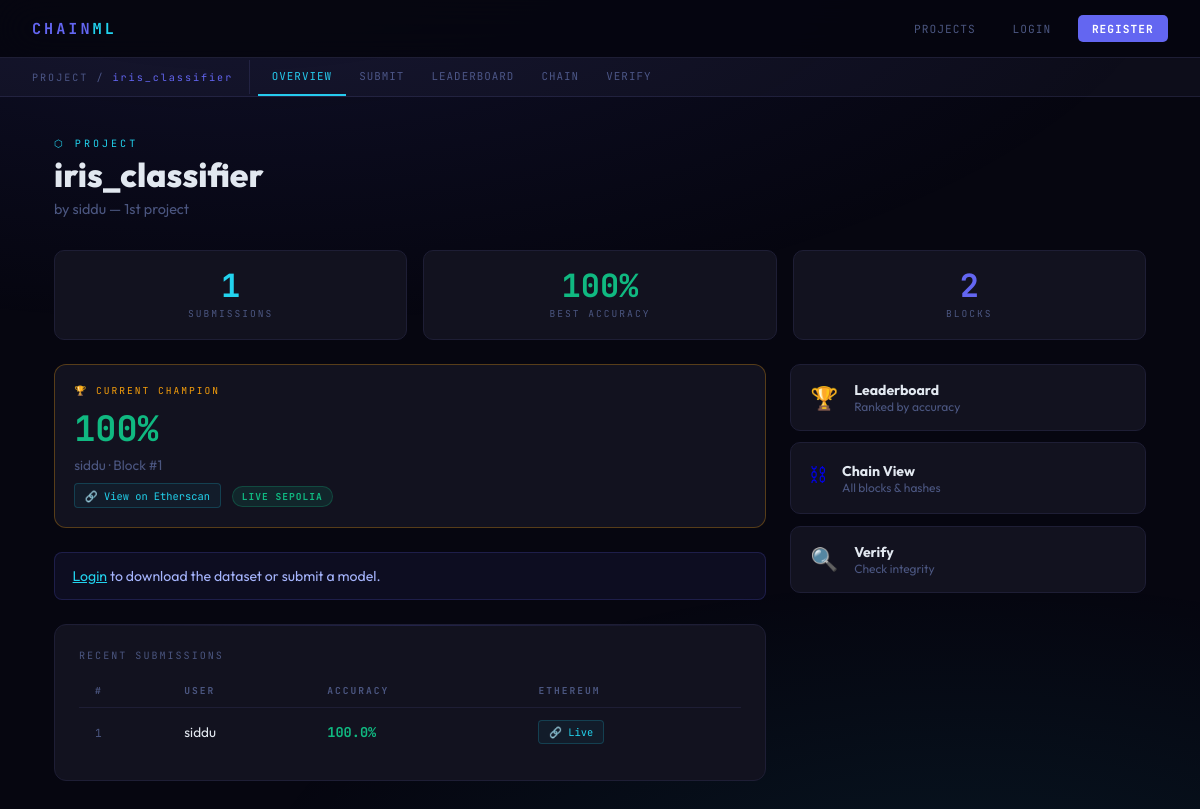
The app's page /project/1 with its own data.
### tables this page shows
CREATE TABLE projects (
        id INTEGER PRIMARY KEY AUTOINCREMENT,
        owner_id INTEGER NOT NULL,
        name TEXT NOT NULL UNIQUE,
        description TEXT DEFAULT '',
        dataset_path TEXT NOT NULL,
        dataset_name TEXT NOT NULL,
        created_at REAL NOT NULL,
        FOREIGN KEY(owner_id) REFERENCES users(id));

CREATE TABLE users (
        id INTEGER PRIMARY KEY AUTOINCREMENT,
        username TEXT NOT NULL UNIQUE,
        email TEXT NOT NULL UNIQUE,
        password_hash TEXT NOT NULL,
        created_at REAL NOT NULL);

CREATE TABLE submissions (
        id INTEGER PRIMARY KEY AUTOINCREMENT,
        project_id INTEGER NOT NULL,
        user_id INTEGER NOT NULL,
        model_filename TEXT NOT NULL,
        model_path TEXT NOT NULL,
        model_hash TEXT NOT NULL,
        verified_accuracy REAL NOT NULL,
        combined_hash TEXT NOT NULL,
        eth_tx_hash TEXT NOT NULL,
        eth_tx_url TEXT NOT NULL,
        eth_mode TEXT NOT NULL DEFAULT 'mock',
        block_index INTEGER NOT NULL,
        previous_hash TEXT NOT NULL,
        submitted_at REAL NOT NULL,
        FOREIGN KEY(project_id) REFERENCES projects(id),
        FOREIGN KEY(user_id) REFERENCES users(id));

### app.py (the view)
@app.route("/project/<int:pid>")
def project_detail(pid):
    project = get_project(pid)
    if not project: return render_template("404.html"), 404
    submissions = get_project_submissions(pid)
    best = submissions[0] if submissions else None
    is_owner = g.user and g.user["id"] == project["owner_id"]
    return render_template("project_detail.html",
                           project=project, submissions=submissions,
                           best=best, is_owner=is_owner)

### app.py (called while the page is built)
@app.before_request
def load_user():
    uid = session.get("user_id")
    g.user = get_user_by_id(uid) if uid else None

@app.context_processor
def inject_user():
    return {"current_user": g.user}

### database.py (called while the page is built)
def get_conn():
    conn = sqlite3.connect(DB_PATH)
    conn.row_factory = sqlite3.Row
    conn.execute("PRAGMA foreign_keys = ON")
    return conn

def get_project(pid):
    conn = get_conn()
    row = conn.execute("""SELECT p.*, u.username AS owner_name
        FROM projects p JOIN users u ON p.owner_id=u.id WHERE p.id=?""", (pid,)).fetchone()
    conn.close(); return dict(row) if row else None

def get_project_submissions(pid):
    conn = get_conn()
    rows = conn.execute("""SELECT s.*, u.username FROM submissions s
        JOIN users u ON s.user_id=u.id WHERE s.project_id=?
        ORDER BY s.verified_accuracy DESC, s.submitted_at ASC""", (pid,)).fetchall()
    conn.close(); return [dict(r) for r in rows]

### templates/project_detail.html (shortened to what this page needs)
{% extends "base.html" %}
{% block subnav %}
<div class="subnav">
  <div class="subnav-label">PROJECT / <span>{{ project.name }}</span></div>
  <a href="/project/{{ project.id }}" class="active">Overview</a>
  <a href="/project/{{ project.id }}/submit">Submit</a>
  <a href="/project/{{ project.id }}/leaderboard">Leaderboard</a>
  <a href="/project/{{ project.id }}/chain">Chain</a>
  <a href="/project/{{ project.id }}/verify">Verify</a>
</div>
{% endblock %}
{% block content %}
<div class="ph">
  <div class="ph-eye">⬡ Project</div>
  <h1>{{ project.name }}</h1>
  <p>by {{ project.owner_name }}{% if project.description %} — {{ project.description }}{% endif %}</p>
</div>
<div class="stats-row">
  <div class="stat-card"><span class="snum">{{ submissions|length }}</span><span class="slbl">Submissions</span></div>
  <div class="stat-card"><span class="snum" style="color:var(--green)">{% if best %}{{ "%.0f"|format(best.verified_accuracy*100) }}%{% else %}—{% endif %}</span><span class="slbl">Best Accuracy</span></div>
  <div class="stat-card"><span class="snum" style="color:var(--accent)">{{ submissions|length + 1 }}</span><span class="slbl">Blocks</span></div>
</div>
<div class="overview-grid">
  <div>
    {% if best %}
    <div class="best-box">
      <div class="best-lbl">🏆 Current Champion</div>
      <div class="best-acc">{{ "%.0f"|format(best.verified_accuracy*100) }}%</div>
      <div class="best-info">{{ best.username }} · Block #{{ best.block_index }}</div>
      <div style="margin-top:.6rem;">
        <a href="{{ best.eth_tx_url }}" target="_blank" class="eth-link">
          {% if best.eth_mode == 'real' %}🔗 View on Etherscan{% else %}🔗 Etherscan (mock demo){% endif %}
        </a>
        {% if best.eth_mode == 'mock' %}
        <span class="badge badge-mock" style="margin-left:.5rem;">Mock Mode</span>
        {% else %}
        <span class="badge badge-green" style="margin-left:.5rem;">Live Sepolia</span>
        {% endif %}
      </div>
    </div>
    {% endif %}
    {% if current_user %}
    <div style="display:flex;gap:.8rem;flex-wrap:wrap;margin-bottom:1.5rem;">
      <a href="/project/{{ project.id }}/download" class="btn btn-cyan">⬇ Download Dataset</a>
      <a href="/project/{{ project.id }}/submit" class="btn btn-primary">⬆ Submit Model</a>
      {% if current_user.id == project.owner_id %}
      <form method="POST" action="/project/{{ project.id }}/delete" style="display:inline;"
        onsubmit="return confirm('Delete this project? This cannot be undone.')">
        <button type="submit" class="btn btn-red btn-sm">🗑 Delete Project</button>
      </form>
      {% endif %}
    </div>
    {% else %}
    <div class="alert alert-info" style="margin-bottom:1.5rem;">
      <a href="/login" style="color:var(--accent2);">Login</a> to download the dataset or submit a model.
    </div>
    {% endif %}
    {% if submissions %}
    <div class="card">
      <div style="font-family:var(--mono);font-size:.63rem;letter-spacing:2px;text-transform:uppercase;color:var(--muted);margin-bottom:.8rem;">Recent Submissions</div>
      <table class="tbl">
        <thead><tr><th>#</th><th>User</th><th>Accuracy</th><th>Ethereum</th></tr></thead>
        <tbody>
        {% for s in submissions[:5] %}
        <tr>
          <td><span style="font-family:var(--mono);font-size:.7rem;color:var(--muted)">{{ s.block_index }}</span></td>
          <td>{{ s.username }}</td>
          <td><span style="font-family:var(--mono);color:var(--green);font-weight:700;">{{ "%.1f"|format(s.verified_accuracy*100) }}%</span></td>
          <td><a href="{{ s.eth_tx_url }}" target="_blank" class="eth-link">{% if s.eth_mode=='real' %}🔗 Live{% else %}🔗 Mock{% endif %}</a></td>
        </tr>
        {% endfor %}
        </tbody>
      </table>
    </div>
    {% endif %}
  </div>
  <div class="actions">
    <a href="/project/{{ project.id }}/leaderboard" class="action-card">
      <span class="aico">🏆</span><div class="atxt"><h4>Leaderboard</h4><p>Ranked by accuracy</p></div>
    </a>
    <a href="/project/{{ project.id }}/chain" class="action-card">
      <span class="aico">⛓</span><div class="atxt"><h4>Chain View</h4><p>All blocks & hashes</p></div>
    </a>
    <a href="/project/{{ project.id }}/verify" class="action-card">
      <span class="aico">🔍</span><div class="atxt"><h4>Verify</h4><p>Check integrity</p></div>
    </a>
  </div>
</div>
{% endblock %}

### templates/base.html (style rules this page uses)
:root { --bg:#060610;--surface:#0d0d1a;--card:#12121f;--border:#1e1e35; --accent:#6366f1;--accent2:#22d3ee;--green:#10b981;--red:#f43f5e;--gold:#f59e0b; --text:#e2e8f0;--muted:#4b5680;--mono:'JetBrains Mono',monospace;--sans:'Outfit',sans-serif; }
* { margin:0;padding:0;box-sizing:border-box; }
body { background:var(--bg);color:var(--text);font-family:var(--sans);min-height:100vh; }
body::before { content:'';position:fixed;inset:0; background:radial-gradient(ellipse 80% 50% at 20% -10%,rgba(99,102,241,.12),transparent), radial-gradient(ellipse 60% 40% at 80% 110%,rgba(34,211,238,.08),transparent); pointer-events:none;z-index:0; }
.subnav { background:var(--surface);border-bottom:1px solid var(--border); display:flex;align-items:center;padding:0 2rem;overflow-x:auto; }
.subnav-label { font-family:var(--mono);font-size:.63rem;color:var(--muted);letter-spacing:2px; padding:.65rem 1rem .65rem 0;border-right:1px solid var(--border);margin-right:.5rem;white-space:nowrap; }
.subnav-label span { color:var(--accent); }
.subnav a { font-family:var(--mono);font-size:.68rem;color:var(--muted);text-decoration:none; padding:.7rem .85rem;border-bottom:2px solid transparent;letter-spacing:1px;text-transform:uppercase; transition:all .15s;white-space:nowrap; }
.subnav a.active { color:var(--accent2);border-bottom-color:var(--accent2); }
.ph { margin-bottom:2rem; }
.ph-eye { font-family:var(--mono);font-size:.63rem;letter-spacing:3px;text-transform:uppercase;color:var(--accent2);margin-bottom:.4rem; }
.ph h1 { font-size:2.1rem;font-weight:800;line-height:1.1; }
.ph p { color:var(--muted);font-size:.9rem;margin-top:.4rem; }
.card { background:var(--card);border:1px solid var(--border);border-radius:12px;padding:1.5rem;position:relative;overflow:hidden; }
.card::after { content:'';position:absolute;top:0;left:0;right:0;height:1px;background:linear-gradient(90deg,transparent,var(--accent),transparent);opacity:.2; }
.alert { padding:.85rem 1.1rem;border-radius:8px;font-size:.88rem;margin-bottom:1.2rem; }
.alert-info { background:rgba(99,102,241,.08);border:1px solid rgba(99,102,241,.2);color:#a5b4fc; }
.badge { display:inline-flex;align-items:center;gap:.3rem;padding:.18rem .55rem;border-radius:20px; font-family:var(--mono);font-size:.6rem;font-weight:700;letter-spacing:1px;text-transform:uppercase; }
.badge-green { background:rgba(16,185,129,.12);color:var(--green);border:1px solid rgba(16,185,129,.25); }
.eth-link { display:inline-flex;align-items:center;gap:.4rem;font-family:var(--mono);font-size:.65rem; color:var(--accent2);text-decoration:none;border:1px solid rgba(34,211,238,.2); background:rgba(34,211,238,.05);padding:.28rem .6rem;border-radius:4px;transition:all .2s; }
.tbl { width:100%;border-collapse:collapse; }
.tbl th { font-family:var(--mono);font-size:.6rem;letter-spacing:2px;text-transform:uppercase; color:var(--muted);padding:.6rem 1rem;border-bottom:1px solid var(--border);text-align:left; }
.tbl td { padding:.75rem 1rem;border-bottom:1px solid var(--border);font-size:.85rem;vertical-align:middle; }
.tbl tr:last-child td { border-bottom:none; }

### records on screen
projects: name "iris_classifier", description "1st project"
users: owner_name "siddu", username "siddu"
submissions: best.verified_accuracy*100 "100", block_index "1", username "siddu", s.verified_accuracy*100 "100.0", eth_mode "🔗 Live"

### other values on screen
{{ submissions|length }} "1"
{{ submissions|length + 1 }} "2"
